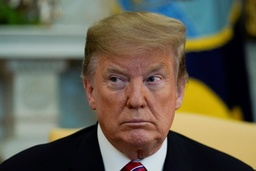
#> input picture unit1/u1.8/trump.jpg, 256 x 171 px, shrunk from 1484 x 990 before the run
$ python filtergram.py
#> lines starting #> are read from the running program, lines starting #| are printed output that depends on the picture
### unit1/u1.8/filters.py
"""
Tutorial: https://pillow.readthedocs.io/en/stable/handbook/tutorial.html
Docs: https://pillow.readthedocs.io/en/3.1.x/reference/Image.html
How to loop through pixels: https://www.reddit.com/r/learnprogramming/comments/4w1duu/how_can_i_loop_through_every_pixel_in_an_image/

To use: from filters import *
"""
from PIL import Image

darkConstant = 2
brightConstant = 2
# Returns an Image object given either an absolute path or filename in the same folder
def load_img(filename):
#> called with filename = 'trump.jpg'
    im = Image.open(filename)
#> im is the input picture: PIL image 256x171 RGB; mean R, G, B 102.9, 97.1, 79.4
    return im
# Load and display image
def show_img(imageObject):
    imageObject.show()
# Save image to computer in the save folder as this file
# [32 lines left out: functions save_img, obamacon, not called in this run]

# Map function for making image darker
def darkerMult(n):
    return n // darkConstant

# Map function for making image brighter
def brighterMult(n):
    return n * brightConstant

def adjustBrightness(imageObject, brighter):
#> called with brighter = True
    outputName = 'brighter.png' if brighter else 'darker.png'
    out = Image.new('I', imageObject.size)
#> out: PIL image 256x171 I; every value is 0
    # Get height and width of image
    width, height = imageObject.size
#> width = 256; height = 171
    print('Brighter!') if brighter else print('Darker!')
    for x in range(width):
        for y in range(height):
            if brighter:
                imageObject.putpixel((x, y), tuple(map(brighterMult, imageObject.getpixel((x, y)))))
            else:
                imageObject.putpixel((x, y), tuple(map(darkerMult, imageObject.getpixel((x, y)))))
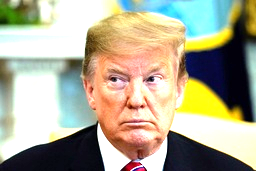
#> imageObject: PIL image 256x171 RGB; mean R, G, B 175.7, 170.8, 147
    imageObject.save(outputName)
    show_img(load_img(outputName))

### unit1/u1.8/filtergram.py
from filters import *

"""
Part 1:
- Load image from computer
- Save image to new file on computer under different filename
"""

filename1 = 'chikorita.png'
filename2 = 'trump.jpg'
savename = 'chikorita2.png'

if __name__ == "__main__":
    im = load_img(filename2)
    # obamacon(im)
    adjustBrightness(im, True)
    # darker(im)
    # show_img(im)
    # save_img(im, savename)

$ run again, with unit2/u2.6/images/landscape1.jpg copied over unit1/u1.8/trump.jpg
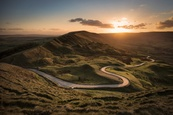
#> input picture unit2/u2.6/images/landscape1.jpg, 173 x 115 px, shrunk from 1000 x 667 before the run
#> in load_img, im is the input picture: PIL image 173x115 RGB; mean R, G, B 96.8, 79.7, 59.2
#> out: PIL image 173x115 I; every value is 0
#> after the loop in adjustBrightness, `for x in range(width):`:
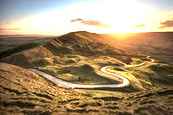
#> imageObject: PIL image 173x115 RGB; mean R, G, B 165.9, 144.4, 111.7
